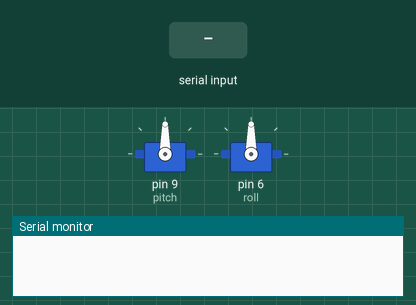
Recording of a sketch running on a simulated Arduino Uno, built with avr-gcc and run on an emulated ATmega328P. Parts: 2 × servo, the last lines printed to the serial monitor. The inputs (shaded band) are chosen by the test bench.

Above: at 1.2 s.
1.3 s: "=" received over Serial
At 1.9 s:
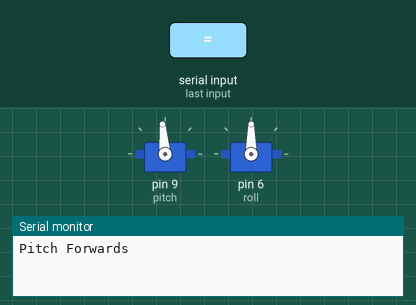
2.8 s: "w" received over Serial
At 3.1 s:
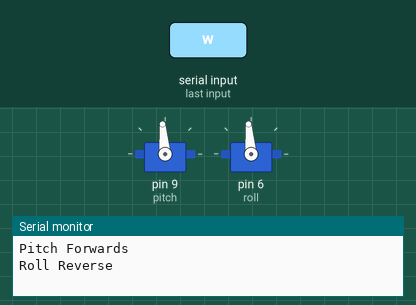
4.3 s: "-" received over Serial
At 5.6 s:
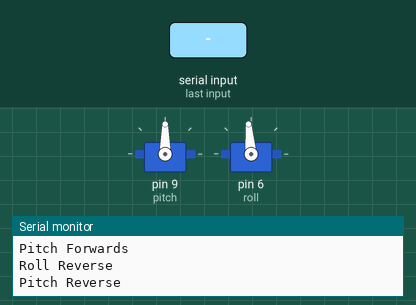
Timing chart, 0 to 7.3 s (numbered marks = the images above; inputs shaded):
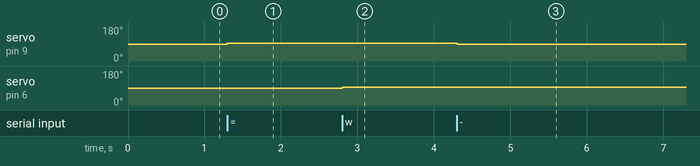

The sketch:

servo_control_code.ino
```cpp
#include <Servo.h>

Servo pitch;
Servo roll;

boolean pitch_direct = 1; // direction true=forward, false=backward
boolean pitch_stops = true;

boolean roll_direct = true;
boolean roll_stops = true;

void read_value(){
  if(Serial.available()){
    char inChar = (char)Serial.read();
    if(inChar == '='){
      pitch_stops = false;
      pitch_direct = true;
      Serial.println("Pitch Forwards");
    }
    if(inChar == '-'){
      pitch_stops = false;
      pitch_direct = false;
      Serial.println("Pitch Reverse");
    }
    if(inChar == '['){
      pitch_stops = true;
      Serial.println("Pitch Stop");
    }
    if(inChar == 'q'){
      roll_stops = false;
      roll_direct = false;
      Serial.println("Roll Forwards");
    }
    if(inChar == 'w'){
      roll_stops = false;
      roll_direct = true;
      Serial.println("Roll Reverse");
    }
    if(inChar == 'e'){
      roll_stops = true;
      Serial.println("Roll Stop");
    }
  }
}

int pitch_pos = 0;    // variable to store the servo position
int roll_pos = 0;    // variable to store the servo position


void setup() {
  Serial.begin(115200);
  pitch.attach(9);
  roll.attach(6);
}

void loop() {

  read_value();

  if(!pitch_stops){
    pitch.attach(9);
    if(pitch_direct){
      pitch_pos = 95;
    }
    else if(!pitch_direct){
      pitch_pos =90;
    }
    pitch.write(pitch_pos);
  }
  else if(pitch_stops){
    pitch.detach();
  }
  if(!roll_stops){
    roll.attach(6);
    if(roll_direct){
      roll_pos = 95;
    }
    else if(!roll_direct){
      roll_pos =90;
    }
    roll.write(roll_pos);
  }
  else if(roll_stops){
    roll.detach();
  }
}
```

Measured:
- after the input at 1.3 s, servo on pin 9 (pitch): 90° → 95° at once
- after the input at 2.8 s, servo on pin 6 (roll): 90° → 95° at once
- after the input at 4.3 s, servo on pin 9 (pitch): 95° → 90° at once
